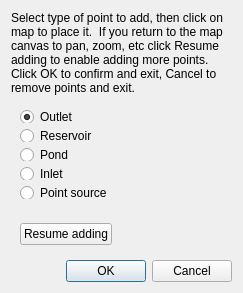
<?xml version="1.0" encoding="UTF-8"?>
<ui version="4.0">
 <class>OutletsDialog</class>
 <widget class="QDialog" name="OutletsDialog">
  <property name="geometry">
   <rect>
    <x>0</x>
    <y>0</y>
    <width>243</width>
    <height>293</height>
   </rect>
  </property>
  <property name="windowTitle">
   <string>Inlets/outlets</string>
  </property>
  <property name="windowIcon">
   <iconset resource="resources.qrc">
    <normaloff>:/plugins/QSWATPlus/swatplus.ico</normaloff>:/plugins/QSWATPlus/swatplus.ico</iconset>
  </property>
  <layout class="QGridLayout" name="gridLayout_2">
   <item row="0" column="0">
    <widget class="QLabel" name="label">
     <property name="text">
      <string>Select type of point to add, then click on map to place it.  If you return to the map canvas to pan, zoom, etc click Resume adding to enable adding more points. Click OK to confirm and exit, Cancel to remove points and exit.</string>
     </property>
     <property name="wordWrap">
      <bool>true</bool>
     </property>
    </widget>
   </item>
   <item row="1" column="0">
    <widget class="QWidget" name="widget" native="true">
     <layout class="QVBoxLayout" name="verticalLayout">
      <item>
       <widget class="QRadioButton" name="outletButton">
        <property name="text">
         <string>Outlet</string>
        </property>
        <property name="checked">
         <bool>true</bool>
        </property>
        <property name="autoExclusive">
         <bool>true</bool>
        </property>
       </widget>
      </item>
      <item>
       <widget class="QRadioButton" name="reservoirButton">
        <property name="text">
         <string>Reservoir</string>
        </property>
       </widget>
      </item>
      <item>
       <widget class="QRadioButton" name="pondButton">
        <property name="text">
         <string>Pond</string>
        </property>
       </widget>
      </item>
      <item>
       <widget class="QRadioButton" name="inletButton">
        <property name="text">
         <string>Inlet</string>
        </property>
       </widget>
      </item>
      <item>
       <widget class="QRadioButton" name="ptsourceButton">
        <property name="text">
         <string>Point source</string>
        </property>
       </widget>
      </item>
     </layout>
    </widget>
   </item>
   <item row="2" column="0">
    <widget class="QWidget" name="widget_2" native="true">
     <layout class="QGridLayout" name="gridLayout">
      <item row="0" column="0">
       <widget class="QPushButton" name="resumeButton">
        <property name="text">
         <string>Resume adding</string>
        </property>
       </widget>
      </item>
      <item row="0" column="1">
       <spacer name="horizontalSpacer">
        <property name="orientation">
         <enum>Qt::Horizontal</enum>
        </property>
        <property name="sizeHint" stdset="0">
         <size>
          <width>113</width>
          <height>20</height>
         </size>
        </property>
       </spacer>
      </item>
     </layout>
    </widget>
   </item>
   <item row="3" column="0">
    <widget class="QDialogButtonBox" name="buttonBox">
     <property name="orientation">
      <enum>Qt::Horizontal</enum>
     </property>
     <property name="standardButtons">
      <set>QDialogButtonBox::Cancel|QDialogButtonBox::Ok</set>
     </property>
    </widget>
   </item>
  </layout>
 </widget>
 <resources>
  <include location="resources.qrc"/>
 </resources>
 <connections>
  <connection>
   <sender>buttonBox</sender>
   <signal>accepted()</signal>
   <receiver>OutletsDialog</receiver>
   <slot>accept()</slot>
   <hints>
    <hint type="sourcelabel">
     <x>248</x>
     <y>254</y>
    </hint>
    <hint type="destinationlabel">
     <x>157</x>
     <y>274</y>
    </hint>
   </hints>
  </connection>
  <connection>
   <sender>buttonBox</sender>
   <signal>rejected()</signal>
   <receiver>OutletsDialog</receiver>
   <slot>reject()</slot>
   <hints>
    <hint type="sourcelabel">
     <x>316</x>
     <y>260</y>
    </hint>
    <hint type="destinationlabel">
     <x>286</x>
     <y>274</y>
    </hint>
   </hints>
  </connection>
 </connections>
</ui>
